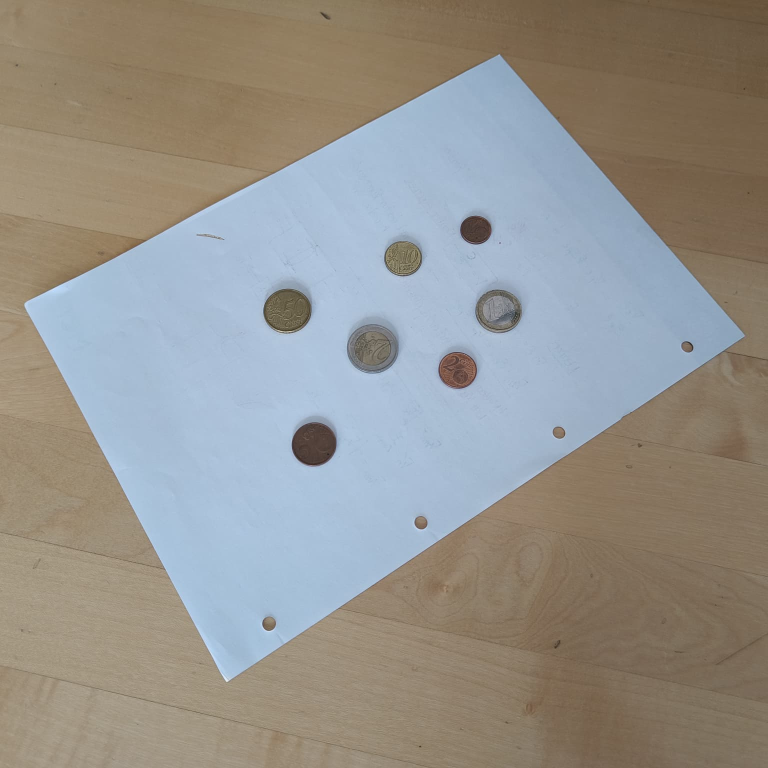
%> input picture images/coins5.jpeg, 1536 x 1536 px (shown at 1/2 size)
$ octave gigachad_variante.m   (GNU Octave 9; MATLAB toolbox functions it lacks are replaced by stand-ins)
%> lines starting %> are read from the running program, lines starting %| are printed output that depends on the picture; in (x1, y1, x2, y2) boxes, pixels count from 0 and x2, y2 are one past the last pixel; in counts of white or black regions, pixels touching at a corner belong together; the program's own positions count from 1
clear all
close all
addpath(genpath('Vorlagen/MatlabFns/Projective'));

dina4 = [210,297];

img = imread("images/coins5.jpeg");
%> img is the input picture: size 1536x1536x3 uint8; mean R, G, B 149.6, 147, 141.5
gray = rgb2gray(img);
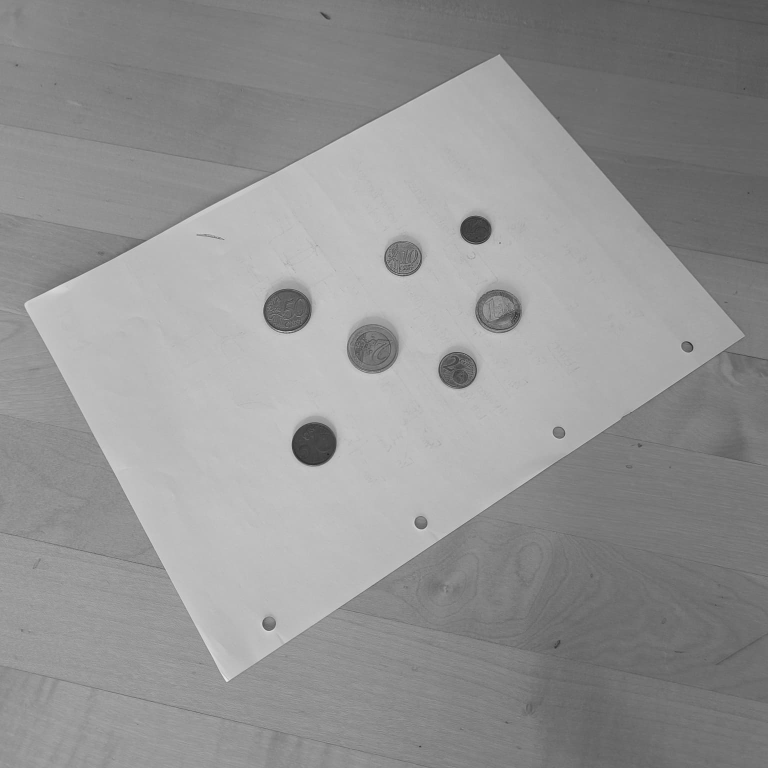
%> gray: size 1536x1536 uint8 (shown at 1/2 size); min 27, max 252, mean 147.1

edges = edge(gray, 'canny', [0.02, 0.3]);
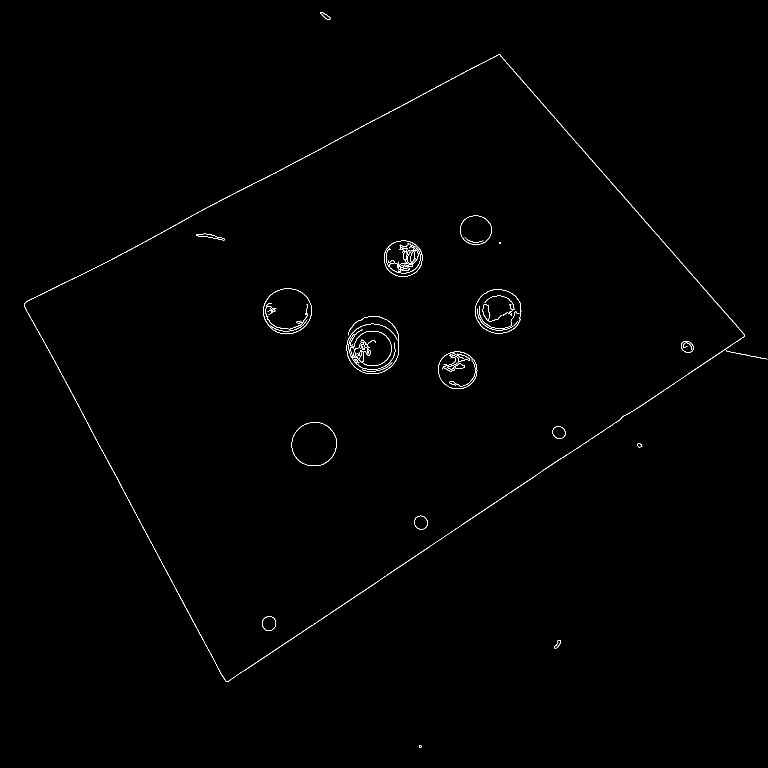
%> edges: size 1536x1536 logical (shown at 1/2 size); 0.47% white in thin lines or dots
edges = imdilate(edges, strel('line', 10, 5));
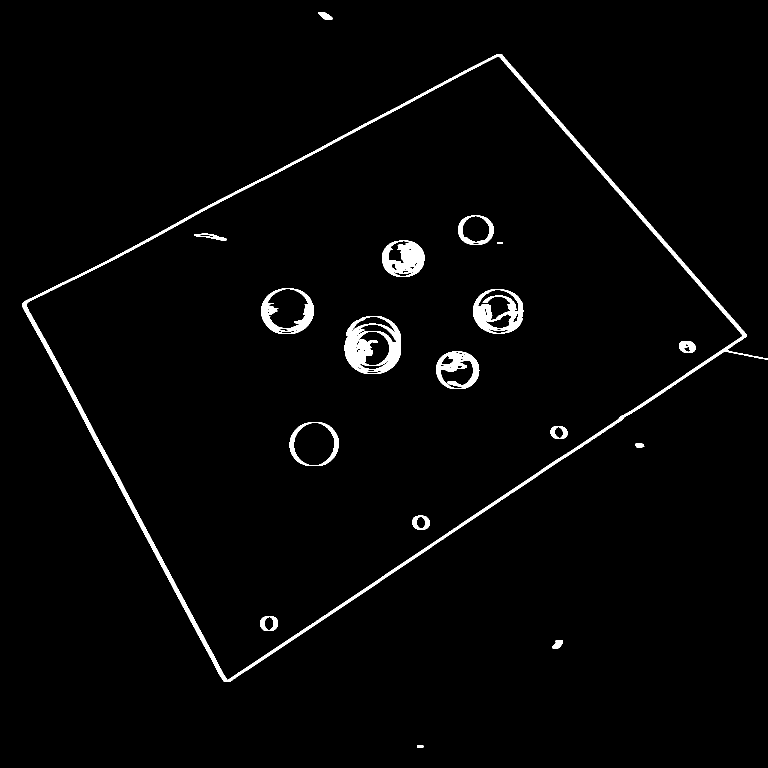
%> edges: size 1536x1536 logical (shown at 1/2 size); 2.2% white; 18 white regions, largest, box (x1, y1, x2, y2) and area: (44, 109, 1536, 1364) 25107, (689, 632, 802, 748) 6350, (946, 578, 1048, 667) 4079

figure
imshow(edges)

boundaries = bwboundaries(edges);
%> boundaries = 119 boundaries; largest, box (x1, y1, x2, y2) and points: (44, 109, 1536, 1364) 3493, (53, 113, 1485, 1360) 3285, (956, 580, 1037, 641) 383, (689, 632, 802, 748) 342, (535, 578, 616, 657) 316

tolerance = 0.02;
largest_area = 0;
l_poly = 0;

for k = 1:length(boundaries)
    boundary = boundaries{k};
%> (the run ends here)

$ run again, with images/coins3.jpeg copied over images/coins5.jpeg
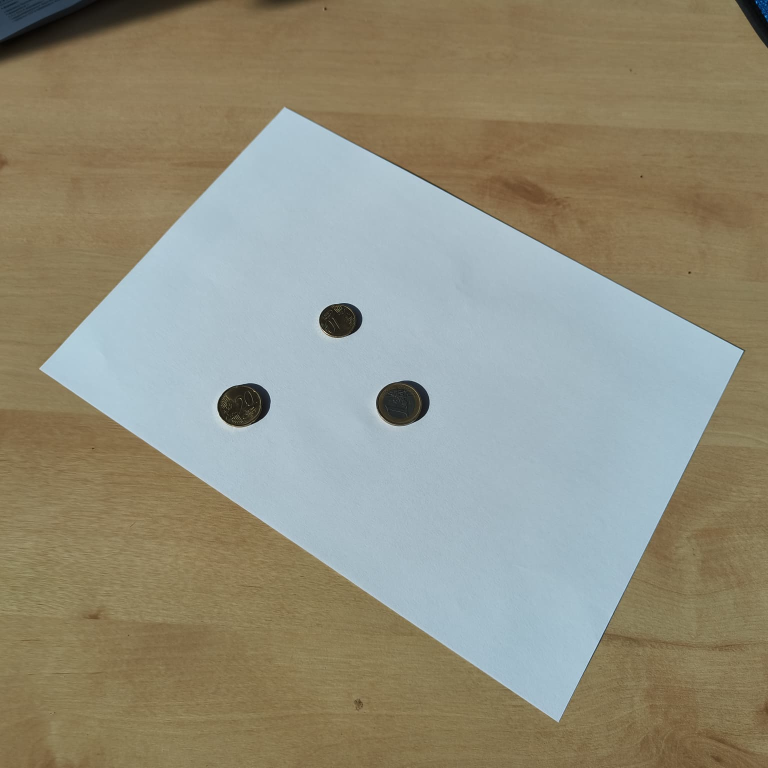
%> input picture images/coins3.jpeg, 1536 x 1536 px (shown at 1/2 size)
%> img is the input picture: size 1536x1536x3 uint8; mean R, G, B 146.1, 142.7, 124.9
%> `gray = rgb2gray(img);`:
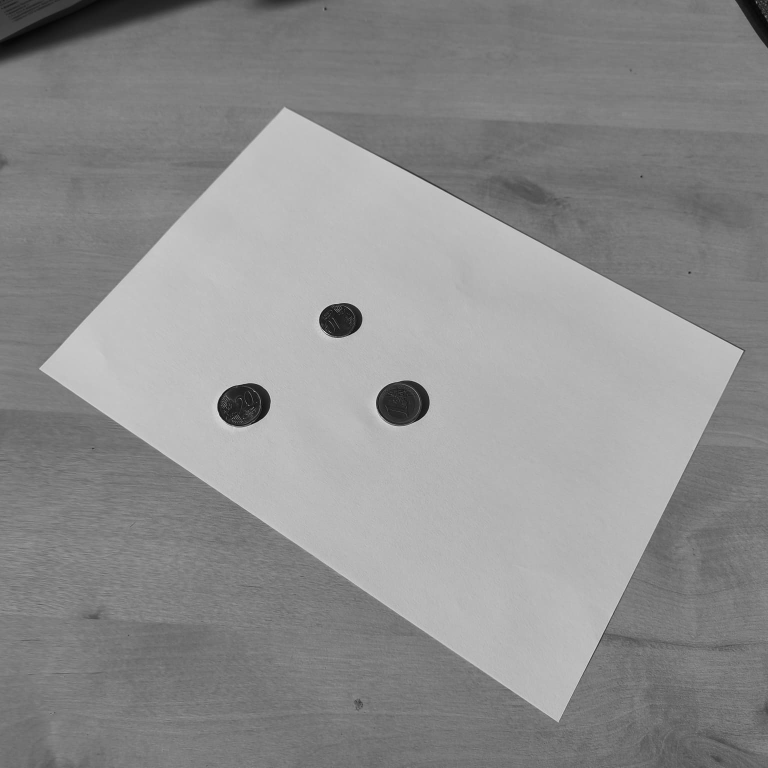
%> gray: size 1536x1536 uint8 (shown at 1/2 size); min 1, max 253, mean 141.7
%> `edges = imdilate(edges, strel('line', 10, 5));`:
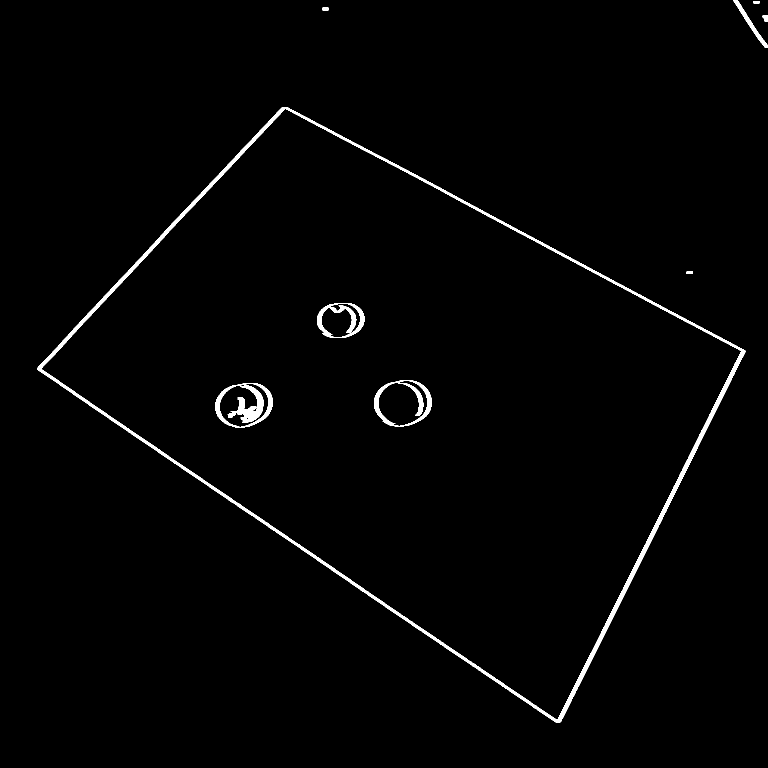
%> edges: size 1536x1536 logical (shown at 1/2 size); 1.4% white; 11 white regions, largest, box (x1, y1, x2, y2) and area: (74, 214, 1491, 1445) 24415, (634, 606, 729, 676) 2151, (455, 771, 527, 846) 2062
%> boundaries = 21 boundaries; largest, box (x1, y1, x2, y2) and points: (74, 214, 1491, 1445) 3240, (83, 218, 1482, 1440) 3199, (455, 771, 527, 846) 420, (748, 761, 864, 853) 308, (430, 766, 546, 855) 295
